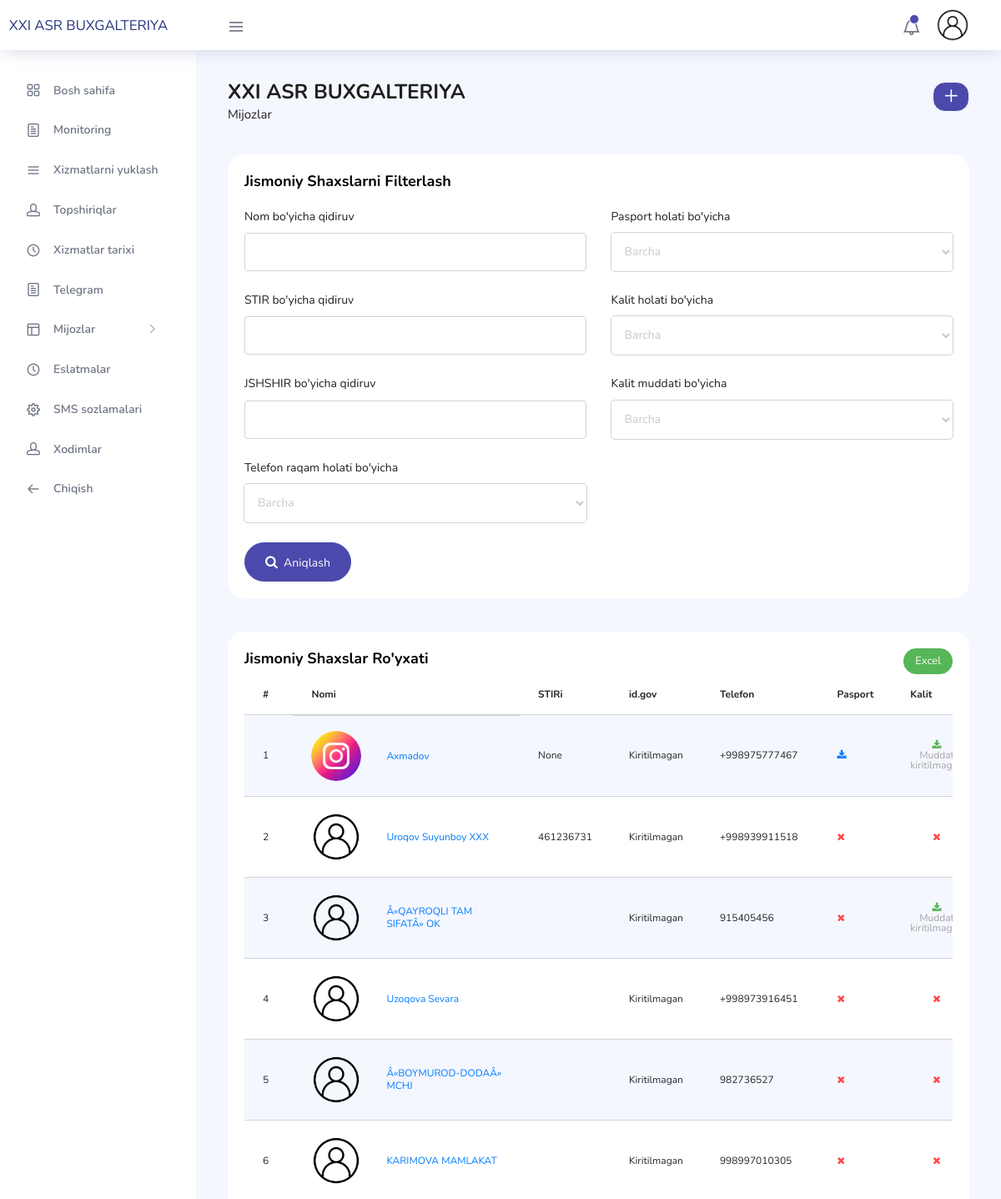
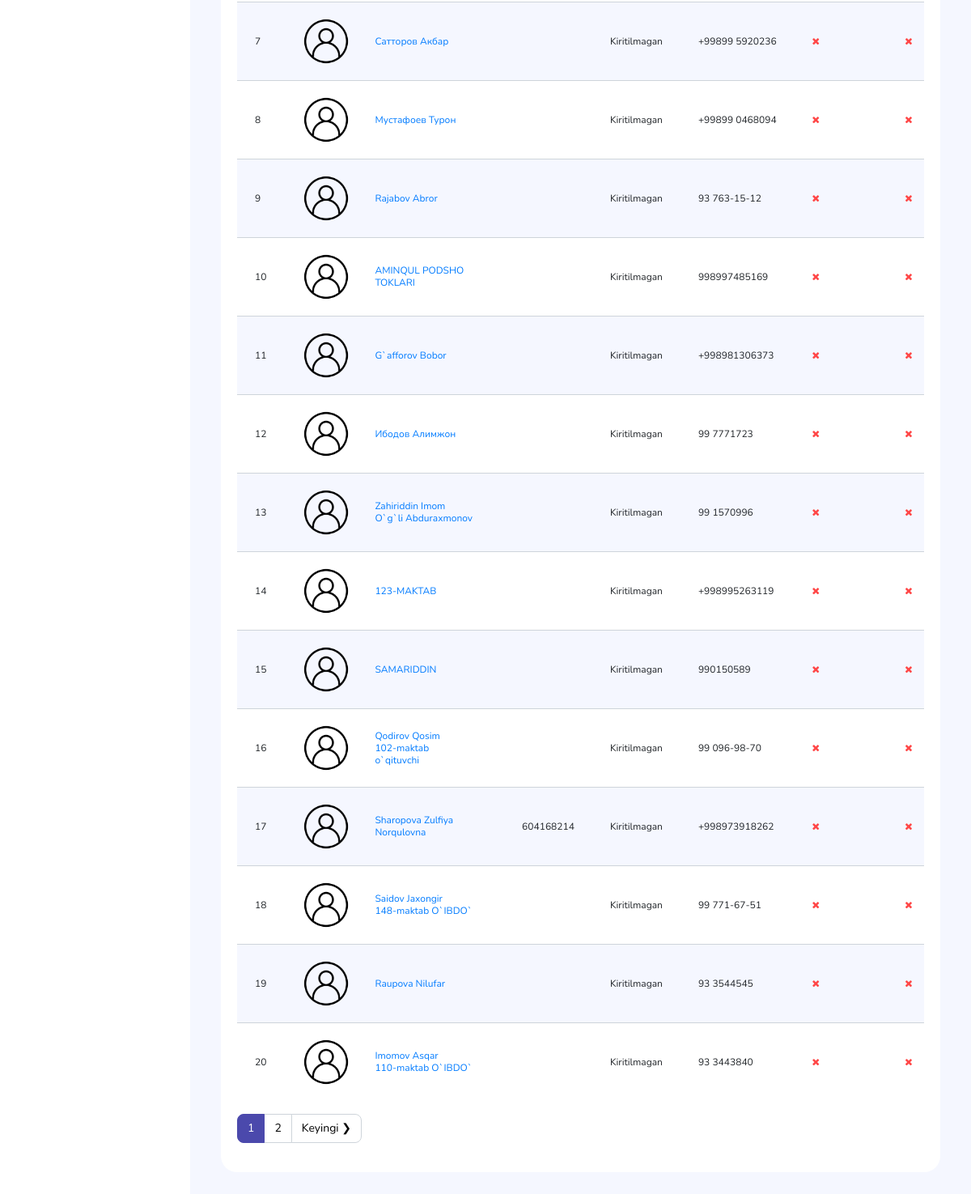
The page /jismoniy/ (signed in) on the database its author committed (2 pictures, top to bottom).
### base/models.py (models this page shows, shortened)
class Profile(models.Model):
    id = models.UUIDField(default=uuid.uuid4, unique=True, primary_key=True, editable=False)
    user = models.ForeignKey(User, on_delete=models.CASCADE)
    name = models.CharField(max_length=255, null=True, blank=True)
    picture = models.ImageField(null=True, blank=True, default='static/profile/user-default.jpg', upload_to='static/profile/')
    phone = models.CharField(max_length=100, null=True, blank=True)
    ADMIN_CHOICES = (
        ('user', 'Oddiy foydalanuvchi'),
        ('superuser', 'Nazoratchi'),
        ('admin', 'Admin')
    )
    status = models.CharField(choices=ADMIN_CHOICES, max_length=200)
    OFFICE_CHOICES = (
        ('1', 'XXI ASR BUXGALTERIYA'),
        ('2', 'XXI ASR KOMPYUTER XIZMATLARI'),
        ('3', 'XXI ASR BUXGALTERIYA XIZMATLARI MARKAZI'),
    )
    office = models.CharField(choices=OFFICE_CHOICES, max_length=200)
    password = models.CharField(max_length=300)

class Client(models.Model):
    picture = models.ImageField(null=True, blank=True, default="static/profile/user-default.jpg", upload_to="static/profile/")
    name = models.CharField(max_length=255)
    tin = models.CharField(max_length=255, null=True, blank=True)
    TYPE_CHOICES = (
        ('ytt','YaTT'),
        ('yuridik','Yuridik shaxs'),
        ('jismoniy','Jismoniy shaxs'),
        ('tanirovka','Tanirovka'),
        ('auction','Auksion'),
        ('teacher',"O'qituvchi"),
    )
    type = models.CharField(choices=TYPE_CHOICES, max_length=255)
    SUB_CHOICES = (
        ('aylanma', 'Aylanma'),
        ('oddiy', 'Oddiy'),
    )
    sub_type = models.CharField(choices=SUB_CHOICES, max_length=255, null=True, blank=True)
    gov_login = models.CharField(max_length=255, null=True, blank=True)
    gov_password = models.CharField(max_length=255, null=True, blank=True)
    jshshir = models.CharField(max_length=255, null=True, blank=True)
    guvohnoma_file = models.FileField(null=True, blank=True, upload_to="static/guvohnoma/")
    guvohnoma_exp = models.DateField(null=True, blank=True)
    director = models.CharField(max_length=255, null=True, blank=True)
    director_tin = models.CharField(max_length=255, null=True, blank=True)
    school = models.CharField(max_length=255, null=True, blank=True)
    work_as = models.CharField(max_length=255, null=True, blank=True)
    phone1 = models.CharField(max_length=255, null=True, blank=True)
    phone2 = models.CharField(max_length=255, null=True, blank=True)
    phone3 = models.CharField(max_length=255, null=True, blank=True)
    telegram = models.CharField(max_length=255, null=True, blank=True)
    address = models.CharField(max_length=255, null=True, blank=True)
    key = models.FileField(upload_to='static/keys', null=True, blank=True)
    key_exp = models.DateField(null=True, blank=True)
    passport = models.FileField(null=True, blank=True, upload_to="static/passport/")
    owner = models.CharField(max_length=255, null=True, blank=True)
    tex_number = models.CharField(max_length=255, null=True, blank=True)
    text_series = models.CharField(max_length=255, null=True, blank=True)
    given_date = models.DateField(null=True, blank=True)
    expiry_date = models.DateField(null=True, blank=True)
    ustav = models.FileField(null=True, blank=True, upload_to="static/ustav/")
    selfy = models.FileField(null=True, blank=True, upload_to="static/selfy/")
    ruxsatnoma = models.FileField(null=True, blank=True, upload_to="static/ruxsatnoma/")
    texpas = models.FileField(null=True, blank=True, upload_to="static/texpas/")
    order1 = models.CharField(max_length=255, null=True, blank=True)
    order2 = models.CharField(max_length=255, null=True, blank=True)
    order3 = models.CharField(max_length=255, null=True, blank=True)
    auc_login = models.CharField(max_length=255, null=True, blank=True)
    auc_password = models.CharField(max_length=255, null=True, blank=True)
    @property
    def is_key_expired(self):
        if self.key_exp:
            dates = datetime.datetime.strptime(str(self.key_exp), "%Y-%m-%d").date()
            today = datetime.date.today()
            subs =  dates -today
            if subs.days >=1 and subs.days <=10:
                return 'in_ten_days'
            elif subs.days >10 and subs.days <=30:
                return 'in_a_month'
            elif subs.days > 30:
                return 'active'
            else:
                return 'inactive'
        else:
            return 'not_found'

### base/views.py (the view, shortened to what this page needs)
# urls.py: path("jismoniy/", JismoniyPage, name='jismoniy'),
@login_required(login_url='login')
def JismoniyPage(request):
    clients = Client.objects.filter(type='jismoniy')
    profile = Profile.objects.get(user=request.user)
    key_access = Access.objects.get(name="key")
    if profile in key_access.user.all():
        access = True
    else:
        access = False
    if "page" in request.GET:
        page = request.GET['page']
    else:
        page = 1
    pagType = True
    result = 20
    paginator = Paginator(clients, result)
    try:
        clients = paginator.page(page)
    except PageNotAnInteger:
        page=1
        clients = paginator.page(page)
    except:
        page = paginator.num_pages
        clients = paginator.page(page)
    leftIndex = int(page)-1
    if leftIndex < 1:
        leftIndex = 1
    rightIndex = (int(page)+2)
    if rightIndex > paginator.num_pages:
        rightIndex = paginator.num_pages+1
    page_range = range(leftIndex, rightIndex)
    context = {'clients':clients, 'page_range':page_range, 'paginator':paginator, 'pagType':pagType, 'profile':profile}
    return render(request, 'base/jismoniy.html', context)

### base/templates/base/jismoniy.html (shortened to what this page needs)
{% extends 'main.html' %}
{% load static %}
{% block content %}
<div class="main-panel">
  <div class="content-wrapper">
    <div class="row">
      <div class="col-md-12 grid-margin">
        <div class="row">
          <div class="col-12 col-xl-8 mb-4 mb-xl-0">
            <h3 class="font-weight-bold">XXI ASR BUXGALTERIYA</h3>
            <h6 class="font-weight-normal mb-0">Mijozlar</span></h6>
          </div>
          <div class="col-12 col-xl-4">
           <div class="justify-content-end d-flex">
            <div class="dropdown flex-md-grow-1 flex-xl-grow-0">
              <a href="{% url 'create-client'%}?type=jismoniy">
                <button class="btn btn-sm btn-light bg-primary" type="button">
                  <i class="ti ti-plus font-weight-bold text-white"></i>
                </button>
              </a>
            </div>
           </div>
          </div>
        </div>
      </div>
    </div>
    <div class="row">
      <div class="col-md-12 grid-margin strech-card">
        <div class="card">
          <div class="card-body">
            <div class="card-title">
              Jismoniy shaxslarni filterlash
            </div>
            <form action="?filter" method="get">
              <div class="row">
                <div class="col-sm-6">
                  <div class="form-group">
                    <label for="">Nom bo'yicha qidiruv</label>
                    <input type="text" name="name" class="form-control">
                  </div>
                  <div class="form-group">
                    <label for="">STIR bo'yicha qidiruv</label>
                    <input type="text" name="stir" class="form-control">
                  </div>
                  <div class="form-group">
                    <label for="">JSHSHIR bo'yicha qidiruv</label>
                    <input type="text" name="tin" class="form-control">
                  </div>
                  <div class="form-group">
                    <label for="">Telefon raqam holati bo'yicha</label>
                    <select name="phone" class="form-control">
                      <option value="">Barcha</option>
                    </select>
                  </div>
                </div>
                <div class="col-sm-6">
                  <div class="form-group">
                    <label for="">Pasport holati bo'yicha</label>
                    <select name="passport" class="form-control">
                      <option value="">Barcha</option>
                    </select>
                  </div>
                  <div class="form-group">
                    <label for="">Kalit holati bo'yicha</label>
                    <select name="key" class="form-control">
                      <option value="">Barcha</option>
                    </select>
                  </div>
                  <div class="form-group">
                    <label for="">Kalit muddati bo'yicha</label>
                    <select name="key_expiry" class="form-control">
                      <option value="">Barcha</option>
                    </select>
                  </div>
                </div>
              </div>
              <button type="submit" class="btn btn-rounded btn-primary"><i class="fa fa-search"></i>  Aniqlash</button>
            </form>
          </div>
        </div>
      </div>
    </div>
    <div class="row">
      <div class="col-md-12 grid-margin stretch-card">
        <div class="card">
          <div class="card-body">
            <div class="card-title"><div class="float-left">Jismoniy shaxslar ro'yxati</div>
            <div class="float-right">
                <button class="btn btn-sm btn-success" id="export_button">Excel</button>
            </div>
            </div>
           <div class="table-responsive">
               <table class="table table-striped ytt" id='tasks'>
                   <thead>
                       <tr>
                           <th >#</th>
                           <th>Nomi</th>
                           <th>STIRi</th>
                           <th>id.gov</th>
                           <th>Telefon</th>
                           <th>Pasport</th>
                           <th>Kalit</th>
                       </tr>
                   </thead>
                   <tbody>
                     {% for client in clients %}
                       <tr>
                           <td>{{ forloop.counter }}</td>
                           <td  style="display: flex; align-items: center ;">
                             {% if client.picture %}
                              <div class="profile-pics">
                                <img style="width: 100%; height: 100%; border-radius: 0; transition: all 1s;" src="/app{{client.picture.url}}" alt="">
                              </div>
                              <div class="img-text" style="line-height: 15px; padding-left: 15px;"><a href="{% url 'client' client.id %}">{{ client.name|wordwrap:"20"|linebreaksbr }}</a> </div>
                              {% else %}
                                <div class="profile-pics">
                                  <img style="width: 100%; height: 100%; border-radius: 0; transition: all 1s;" src="{% static 'profile/profile-default.jpg' %}" alt="">
                                </div>
                                <div class="img-text" style="line-height: 15px; padding-left: 15px;"><a href="{% url 'client' client.id %}">{{ client.name|wordwrap:"20"|linebreaksbr }}</a></div>
                              {% endif %}
                            </td>
                           <td>{{ client.tin }}</td>
                           <td>{% if client.gov_login %} {{ client.gov_login }} - {{client.gov_password}} {% else %} Kiritilmagan {% endif %}</td>
                           <td>{{ client.phone1|wordwrap:"15"|linebreaksbr }}</td>
                           <td>
                             {% if client.passport %}
                              <a href="/app{{client.passport.url}}" download=""><i class="fa fa-download"></i></a>
                             {% else %}
                              <i class="fa fa-close text-danger"></i>
                             {% endif %}
                            </td>
                           <td class="text-center">
                            {% if profile.status == 'admin' %}
                            {% if client.key %}
                            <a href="/app{{ client.key.url }}" download class="text-success"><i class="fa fa-download"></i></a>
                            {% else %}
                              <i class="fa fa-close text-danger"></i>
                            {% endif %}
                            {% if client.key %}
                              {% if client.is_key_expired == 'in_ten_days' %}
                                <div class="mt-1 text-warning">10 kun</div>
                              {% elif client.is_key_expired == 'in_a_month' %}
                                <div class="mt-1 text-primary">30 kun</div>
                              {% elif client.is_key_expired == 'active' %}
                                <div class="mt-1 text-success">Faol</div>
                              {% elif client.is_key_expired == 'inactive' %}
                                <div class="mt-1 text-danger">Muddati <br> tugagan</div>
                              {% else %}
                                <div class="text-secondary">Muddat <br> kiritilmagan</div>
                              {% endif %}
                            {% endif %}
                            {% endif %}
                           </td>
                       </tr>
                       {% endfor %}
                   </tbody>
               </table>
           </div>
           {% if pagType %}
          <nav aria-label="Page navigation example">
            <ul class="pagination mt-3">
              {% for page in page_range %}
              {% if page == clients.number %}
              <li class="page-item active"><a class="page-link" href="?page={{page}}">{{page}}</a></li>
              {% else %}
              <li class="page-item"><a class="page-link" href="?page={{page}}">{{page}}</a></li>
              {% endif %}
              {% endfor %}
              {% if clients.has_next %}
              <li class="page-item"><a class="page-link" href="?page={{clients.next_page_number}}">Keyingi &#10095</a></li>
              {% endif %}
            </ul>
          </nav>
          {% endif %}
          </div>
        </div>
      </div>
    </div>
  </div>
</div>
{% endblock content %}

### templates/main.html (shortened to what this page needs)
{% load static %}
<!DOCTYPE html>
<html lang="en">
<head>
  <link rel="stylesheet" href="https://cdnjs.cloudflare.com/ajax/libs/font-awesome/4.7.0/css/font-awesome.min.css">
  <link rel="stylesheet" href="{% static 'vendors/feather/feather.css' %}">
  <link rel="stylesheet" href="{% static 'vendors/ti-icons/css/themify-icons.css' %}">
  <link rel="stylesheet" href="{% static 'vendors/css/vendor.bundle.base.css' %}">
  <link rel="stylesheet" href="{% static 'vendors/select2/select2.min.css' %}">
  <link rel="stylesheet" href="{% static 'vendors/select2-bootstrap-theme/select2-bootstrap.min.css' %}">
  <link rel="stylesheet" href="{% static 'vendors/datatables.net-bs4/dataTables.bootstrap4.css' %}">
  <link rel="stylesheet" href="{% static 'vendors/ti-icons/css/themify-icons.css' %}">
  <link rel="stylesheet" type="text/css" href="{% static 'js/select.dataTables.min.css' %}">
  <link rel="stylesheet" href="{% static 'css/vertical-layout-light/style.css' %}">
 </head>
<body>
  <div class="container-scroller">
    <nav class="navbar col-lg-12 col-12 p-0 fixed-top d-flex flex-row">
      <div class="text-center navbar-brand-wrapper d-flex align-items-center justify-content-center">
        <a class="navbar-brand brand-logo mr-5" href="{% url 'home' %}"><div class="lo-text" style="font-size: 70%; margin-left: 25px;">XXI ASR BUXGALTERIYA</div></a>
      </div>
      <div class="navbar-menu-wrapper d-flex align-items-center justify-content-end">
        <button class="navbar-toggler navbar-toggler align-self-center" type="button" data-toggle="minimize">
          <span class="icon-menu"></span>
        </button>
        <ul class="navbar-nav navbar-nav-right">
          <li class="nav-item dropdown">
            <a class="nav-link count-indicator dropdown-toggle" id="notificationDropdown" href="#" data-toggle="dropdown">
              <i class="icon-bell mx-0"></i>
              <span class="count"></span>
            </a>
          </li>
          <li class="nav-item nav-profile dropdown">
            <a class="nav-link dropdown-toggle" href="#" data-toggle="dropdown" id="profileDropdown">
              <img src="/app{{ profile.picture.url }}" alt="profile"/>
            </a>
          </li>
        </ul>
      </div>
    </nav>
    <div class="container-fluid page-body-wrapper">
     {% include 'sidebar.html' %}
     {% block content %}
     {% endblock content %}
    </div>
  </div>
</body>
</html>

### rows shown on the page
Profile: picture (placeholder picture)
Client: picture (picture), name "Axmadov", tin "None", shows "Kiritilmagan", phone1 "+998975777467", shows "Muddat"
Client: name "Uroqov Suyunboy XXX", tin "461236731", shows "Kiritilmagan", phone1 "+998939911518"
Client: name "Â«QAYROQLI TAM SIFATÂ» OK", shows "Kiritilmagan", phone1 "915405456", key_exp "Muddat"
Client: name "Uzoqova Sevara", shows "Kiritilmagan", phone1 "+998973916451"
Client: name "Â«BOYMUROD-DODAÂ» MCHJ", shows "Kiritilmagan", phone1 "982736527"
Client: name "KARIMOVA MAMLAKAT", shows "Kiritilmagan", phone1 "998997010305"
Client: name "Сатторов Акбар", shows "Kiritilmagan", phone1 "+99899 5920236"
Client: name "Мустафоев Турон", shows "Kiritilmagan", phone1 "+99899 0468094"
Client: name "Rajabov Abror", shows "Kiritilmagan", phone1 "93 763-15-12"
Client: name "AMINQUL PODSHO TOKLARI", shows "Kiritilmagan", phone1 "998997485169"
Client: name "G`afforov Bobor", shows "Kiritilmagan", phone1 "+998981306373"
Client: name "Ибодов Алимжон", shows "Kiritilmagan", phone1 "99 7771723"
Client: name "Zahiriddin Imom O`g`li Abduraxmonov", shows "Kiritilmagan", phone1 "99 1570996"
Client: name "123-MAKTAB", shows "Kiritilmagan", phone1 "+998995263119"
Client: name "SAMARIDDIN", shows "Kiritilmagan", phone1 "990150589"
Client: name "Qodirov Qosim 102-maktab o`qituvchi", shows "Kiritilmagan", phone1 "99 096-98-70"
Client: name "Sharopova Zulfiya Norqulovna", tin "604168214", shows "Kiritilmagan", phone1 "+998973918262"
Client: name "Saidov Jaxongir 148-maktab O`IBDO`", shows "Kiritilmagan", phone1 "99 771-67-51"
Client: name "Raupova Nilufar", shows "Kiritilmagan", phone1 "93 3544545"
Client: name "Imomov Asqar 110-maktab O`IBDO`", shows "Kiritilmagan", phone1 "93 3443840"

### other values the page prints
{{ page }} "1"
{{ page }} "2"
